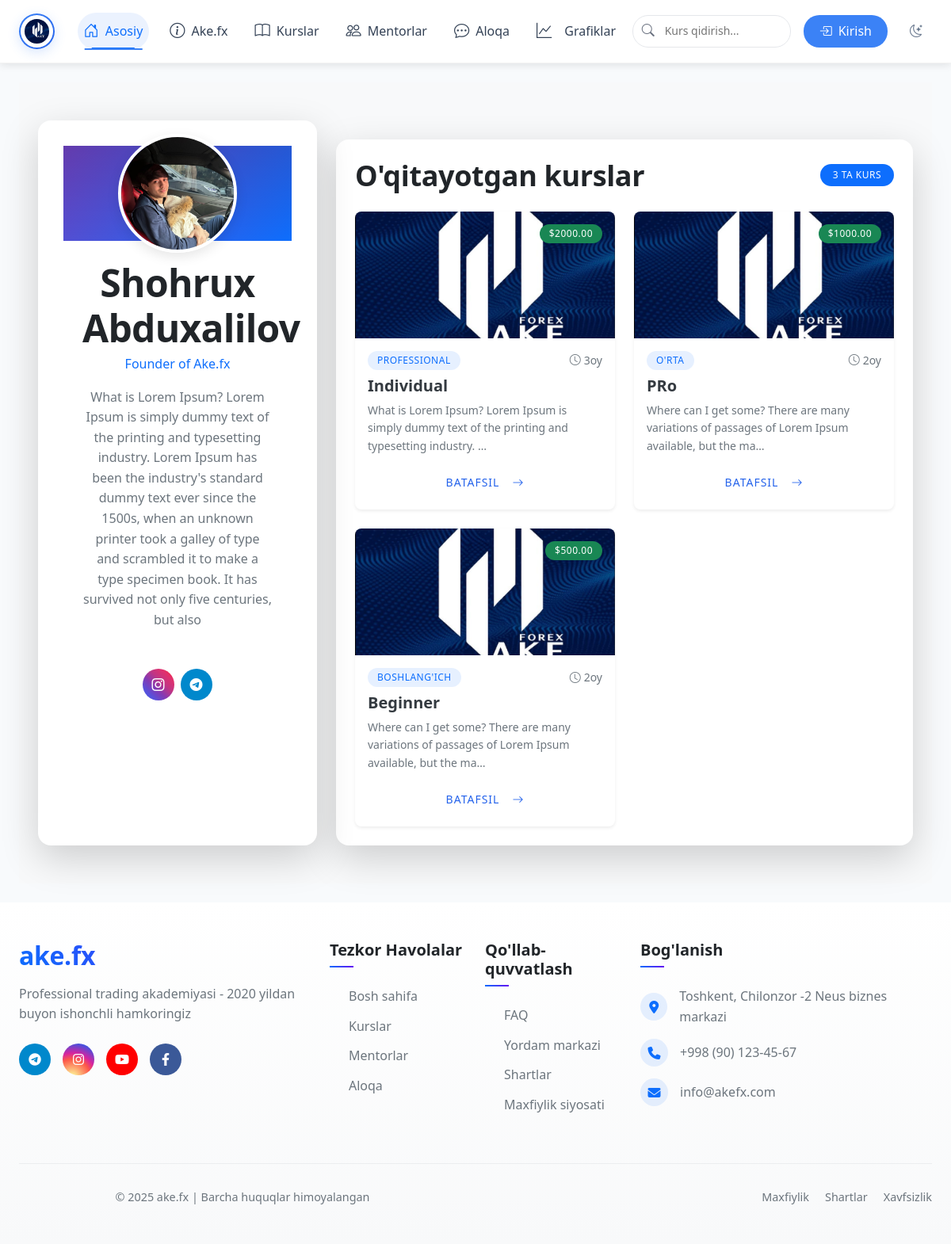
Page /mentor/1/ on the committed database.
### main/models.py (models this page shows, shortened)
class Mentor(models.Model):
    full_name = models.CharField(max_length=255, verbose_name="To'liq ism")
    bio = models.TextField(verbose_name="Bio / Tajriba")
    image = models.ImageField(
        upload_to='mentors/%Y/%m/%d/',
        verbose_name="Rasm",
        blank=True,  # Rasm ixtiyoriy bo'lishi uchun
        null=True    # Rasm bo'lmasa ham bo'ladi
    )
    specialty = models.CharField(
        max_length=225,
        verbose_name="Mutaxassislik",
        blank=True,  # Bo'sh qoldirish mumkin
        null=True    # NULL bo'lishi mumkin
    )
    instagram = models.URLField(
        max_length=200,
        verbose_name="Instagram profil",
        blank=True,  # Majburiy emas
        null=True    # NULL bo'lishi mumkin
    )
    telegram = models.URLField(
        max_length=200,
        verbose_name="Telegram profil",
        blank=True,  # Majburiy emas
        null=True    # NULL bo'lishi mumkin
    )
    class Meta:
        verbose_name = "Mentor"
        verbose_name_plural = "Mentorlar"
        ordering = ['-id']  # Yangi mentorlarni birinchi ko'rsatish uchun

class Course(models.Model):
    title = models.CharField(max_length=100)
    description = models.TextField()
    price = models.DecimalField(max_digits=8, decimal_places=2)
    duration = models.CharField(max_length=50)  # masalan: '3 oy'
    image = models.ImageField(upload_to='courses/')
    mentor = models.ForeignKey('Mentor', on_delete=models.SET_NULL, null=True, blank=True)
    is_paid = models.BooleanField(default=True)  # Pullik yoki bepul ekanligini belgilash
    category = models.ForeignKey(Category, on_delete=models.SET_NULL, null=True, verbose_name='Kategoriya')
    level = models.ForeignKey('Level', on_delete=models.SET_NULL, null=True, verbose_name='Daraja')
    created_at = models.DateTimeField(auto_now_add=True)
    class Meta:
        ordering = ['-created_at']  # Add default ordering
        verbose_name = "Kurs"
        verbose_name_plural = "Kurslar"

class Level(models.Model):
    name = models.CharField(max_length=100, verbose_name='Daraja nomi')
    def __str__(self):
        return self.name
    class Meta:
        verbose_name = 'Daraja'
        verbose_name_plural = 'Darajalar'

### main/views.py (the view)
# urls.py: path('mentor/<int:mentor_id>/', views.mentor_detail, name='mentor_detail'),
def mentor_detail(request, mentor_id):
    mentor = get_object_or_404(Mentor, id=mentor_id)
    courses = Course.objects.filter(mentor=mentor)
    return render(request, 'mentor_detail.html', {'mentor': mentor, 'courses': courses})

### main/templates/mentor_detail.html (shortened to what this page needs)
{% extends 'base.html' %}
{% load static %}
{% block content %}
<section class="mentor-profile py-5">
  <div class="container">
    <div class="row">
      <div class="col-lg-4">
        <div class="mentor-card shadow-lg rounded-4 overflow-hidden bg-white">
          <div class="mentor-cover position-relative">
            {% if mentor.image %}
            <img src="{{ mentor.image.url }}" class="mentor-avatar rounded-circle border border-4 border-white"
                 alt="{{ mentor.full_name }}">
            {% else %}
            <div class="mentor-avatar rounded-circle border border-4 border-white bg-light d-flex align-items-center justify-content-center">
              <i class="bi bi-person-fill text-muted" style="font-size: 5rem;"></i>
            </div>
            {% endif %}
          </div>
          <div class="p-4 text-center">
            <h2 class="fw-bold mb-1">{{ mentor.full_name }}</h2>
            <p class="text-primary mb-3">{{ mentor.specialty }}</p>
            <div class="mentor-bio mb-4">
              <p class="text-muted">{{ mentor.bio }}</p>
            </div>
            <div class="social-links d-flex justify-content-center gap-2">
              {% if mentor.instagram %}
              <a href="{{ mentor.instagram }}" target="_blank" class="btn btn-instagram rounded-circle">
                <i class="bi bi-instagram"></i>
              </a>
              {% endif %}
              {% if mentor.telegram %}
              <a href="{{ mentor.telegram }}" target="_blank" class="btn btn-telegram rounded-circle">
                <i class="bi bi-telegram"></i>
              </a>
              {% endif %}
            </div>
          </div>
        </div>
      </div>
      <div class="col-lg-8 mt-4 mt-lg-0">
        <div class="mentor-courses bg-white shadow-lg rounded-4 p-4 h-100">
          <div class="d-flex justify-content-between align-items-center mb-4">
            <h3 class="fw-bold mb-0">O'qitayotgan kurslar</h3>
            <span class="badge bg-primary rounded-pill px-3 py-2">{{ courses.count }} ta kurs</span>
          </div>
          {% if courses %}
          <div class="row g-4">
            {% for course in courses %}
            <div class="col-md-6">
              <div class="course-card border-0 rounded-3 overflow-hidden shadow-sm h-100 transition-all hover-lift">
                <div class="position-relative">
                  <a href="{% url 'course_detail' course.id %}">
                    <img src="{{ course.image.url }}" class="img-fluid w-100" alt="{{ course.title }}" style="height: 160px; object-fit: cover;">
                  </a>
                  <span class="badge bg-success position-absolute top-0 end-0 m-3">${{ course.price }}</span>
                </div>
                <div class="p-3">
                  <div class="d-flex justify-content-between align-items-center mb-2">
                    <span class="badge bg-primary-soft text-primary">{{ course.level }}</span>
                    <small class="text-muted"><i class="bi bi-clock me-1"></i>{{ course.duration }}</small>
                  </div>
                  <h5 class="fw-bold mb-2">
                    <a href="{% url 'course_detail' course.id %}" class="text-decoration-none text-dark">{{ course.title }}</a>
                  </h5>
                  <p class="text-muted small mb-3">{{ course.description|truncatechars:100 }}</p>
                  <a href="{% url 'course_detail' course.id %}" class="btn btn-outline-primary btn-sm w-100">
                    Batafsil <i class="bi bi-arrow-right ms-2"></i>
                  </a>
                </div>
              </div>
            </div>
            {% endfor %}
          </div>
          {% endif %}
        </div>
      </div>
    </div>
  </div>
</section>
{% endblock %}

### main/templates/base.html (style rules this page uses)
:root { --primary-color: #2563eb; --secondary-color: #1e40af; --accent-color: #3b82f6; --light-bg: #f8fafc; --dark-bg: #0f172a; --dark-nav: #1e293b; --light-text: #f1f5f9; --dark-text: #334155; --transition: all 0.3s ease; }
body { font-family: 'Segoe UI', Tahoma, Geneva, Verdana, sans-serif; transition: var(--transition); background-color: var(--light-bg); color: var(--dark-text); }
.btn { border-radius: 20px; padding: 8px 20px; font-weight: 500; transition: var(--transition); }
.btn-outline-primary { border-color: var(--primary-color); color: var(--primary-color); }
.social-links { display: flex; gap: 15px; }

### main/templates/mentor_detail.html (style rules this page uses)
.mentor-profile { background-color: #f8f9fa; }
.mentor-card { position: relative; overflow: hidden; border: none; }
.mentor-cover { height: 120px; background: linear-gradient(135deg, #6f42c1 0%, #0d6efd 100%); }
.mentor-avatar { width: 150px; height: 150px; object-fit: cover; position: absolute; top: 50%; left: 50%; transform: translate(-50%, -50%); box-shadow: 0 5px 15px rgba(0,0,0,0.1); }
.btn-instagram { background: linear-gradient(45deg, #405DE6, #5851DB, #833AB4, #C13584, #E1306C, #FD1D1D); color: white; width: 40px; height: 40px; display: flex; align-items: center; justify-content: center; }
.btn-telegram { background: #0088cc; color: white; width: 40px; height: 40px; display: flex; align-items: center; justify-content: center; }
.course-card { transition: all 0.3s ease; }
.hover-lift { transition: all 0.3s ease; }
.bg-primary-soft { background-color: rgba(13, 110, 253, 0.1); }

### rows in the picture
Mentor: image (picture), full_name "Shohrux Abduxalilov", specialty "Founder of Ake.fx", bio "What is Lorem Ipsum? Lorem Ipsum is simply dummy text of the printing and typesetting industry. Lorem Ipsum has been the industry's standard dummy text ever since the 1500s, when an unknown printer took a galley of type and scrambled it to make a type specimen book. It has survived not only five centuries, but also"
Course: image (picture), price "2000.00", level "PROFESSIONAL", duration "3oy", title "Individual", description "What is Lorem Ipsum? Lorem Ipsum is simply dummy text of the printing and typesetting industry. …"
Course: image (picture), price "1000.00", level "O'RTA", duration "2oy", title "PRo", description "Where can I get some? There are many variations of passages of Lorem Ipsum available, but the ma…"
Course: image (picture), price "500.00", level "BOSHLANG'ICH", duration "2oy", title "Beginner", description "Where can I get some? There are many variations of passages of Lorem Ipsum available, but the ma…"

### other values in the picture
{{ courses.count }} "3"
